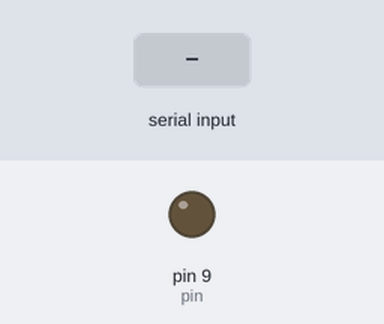
Bench run of a sketch on a simulated Arduino Uno, built with avr-gcc and run on an emulated ATmega328P. Parts: output pins drawn as LEDs (lit = HIGH). The test bench sets the inputs (shaded band).

Above: at 1.2 s.
1.3 s: "o" received over Serial
At 2.1 s:
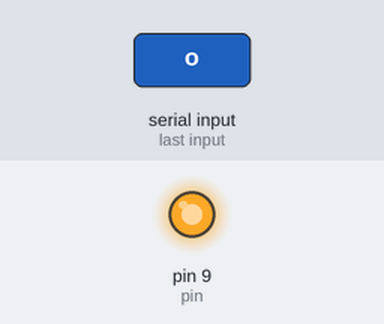
2.8 s: "x" received over Serial
At 3.3 s:
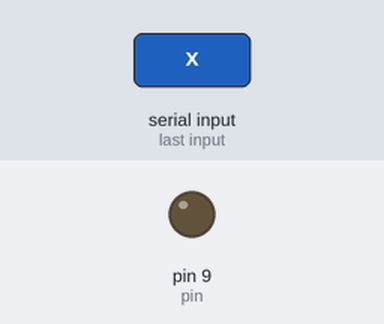
Timing chart, 0 to 5.8 s (numbered marks = the images above; inputs shaded):
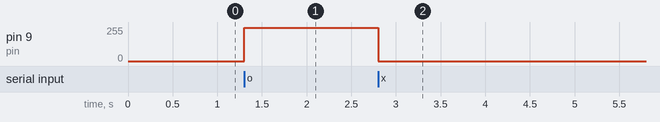

Measured:
- after the input at 1.3 s, pin 9 (pin): 0/255 → 250/255 at once
- after the input at 2.8 s, pin 9 (pin): 250/255 → 0/255 at once

The sketch:

peltier-cooling.ino
```cpp
const int pin = 9;

void setup(){
  Serial.begin(9600);
  pinMode(pin, OUTPUT);
}

void loop(){
  if (Serial.available()>0){
    analogWrite(pin, 0);
    int data = Serial.read();
    switch(data){
      case 'o':
      analogWrite(pin, 250);
      break;
      case 'x':
      analogWrite(pin, 0);
    }
  }
}
```
